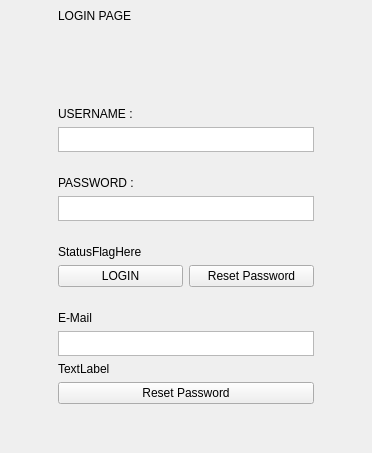
            <widget class="QWidget" name="LoginPage">
             <layout class="QGridLayout" name="gridLayout_8">
              <property name="leftMargin">
               <number>9</number>
              </property>
              <property name="topMargin">
               <number>0</number>
              </property>
              <property name="rightMargin">
               <number>9</number>
              </property>
              <property name="bottomMargin">
               <number>0</number>
              </property>
              <item row="3" column="0">
               <spacer name="horizontalSpacer_5">
                <property name="orientation">
                 <enum>Qt::Horizontal</enum>
                </property>
                <property name="sizeType">
                 <enum>QSizePolicy::Fixed</enum>
                </property>
                <property name="sizeHint" stdset="0">
                 <size>
                  <width>40</width>
                  <height>20</height>
                 </size>
                </property>
               </spacer>
              </item>
              <item row="0" column="1">
               <widget class="QWidget" name="LoginTextContainer" native="true">
                <layout class="QVBoxLayout" name="verticalLayout_6">
                 <item alignment="Qt::AlignLeft|Qt::AlignTop">
                  <widget class="QLabel" name="LoginText">
                   <property name="text">
                    <string>LOGIN PAGE</string>
                   </property>
                  </widget>
                 </item>
                </layout>
               </widget>
              </item>
              <item row="3" column="3">
               <spacer name="horizontalSpacer_6">
                <property name="orientation">
                 <enum>Qt::Horizontal</enum>
                </property>
                <property name="sizeHint" stdset="0">
                 <size>
                  <width>40</width>
                  <height>20</height>
                 </size>
                </property>
               </spacer>
              </item>
              <item row="4" column="1">
               <widget class="QWidget" name="LoginButtonContainer" native="true">
                <layout class="QGridLayout" name="gridLayout_12">
                 <item row="0" column="0">
                  <widget class="QLabel" name="LoginLabelStatus">
                   <property name="text">
                    <string>StatusFlagHere</string>
                   </property>
                  </widget>
                 </item>
                 <item row="2" column="0">
                  <widget class="QPushButton" name="LoginButton">
                   <property name="text">
                    <string>LOGIN</string>
                   </property>
                  </widget>
                 </item>
                 <item row="2" column="1">
                  <widget class="QPushButton" name="GoResetPasswordButton">
                   <property name="text">
                    <string>Reset Password</string>
                   </property>
                  </widget>
                 </item>
                </layout>
               </widget>
              </item>
              <item row="6" column="1">
               <spacer name="verticalSpacer_2">
                <property name="orientation">
                 <enum>Qt::Vertical</enum>
                </property>
                <property name="sizeType">
                 <enum>QSizePolicy::Expanding</enum>
                </property>
                <property name="sizeHint" stdset="0">
                 <size>
                  <width>20</width>
                  <height>40</height>
                 </size>
                </property>
               </spacer>
              </item>
              <item row="1" column="1">
               <spacer name="verticalSpacer_3">
                <property name="orientation">
                 <enum>Qt::Vertical</enum>
                </property>
                <property name="sizeType">
                 <enum>QSizePolicy::Preferred</enum>
                </property>
                <property name="sizeHint" stdset="0">
                 <size>
                  <width>20</width>
                  <height>60</height>
                 </size>
                </property>
               </spacer>
              </item>
              <item row="3" column="1" alignment="Qt::AlignTop">
               <widget class="QWidget" name="PasswordContainer" native="true">
                <layout class="QVBoxLayout" name="verticalLayout_8">
                 <item alignment="Qt::AlignTop">
                  <widget class="QLabel" name="PasswordLabel">
                   <property name="text">
                    <string>PASSWORD :</string>
                   </property>
                  </widget>
                 </item>
                 <item>
                  <widget class="QTextEdit" name="PasswordBox">
                   <property name="maximumSize">
                    <size>
                     <width>300</width>
                     <height>25</height>
                    </size>
                   </property>
                  </widget>
                 </item>
                </layout>
               </widget>
              </item>
              <item row="2" column="1">
               <widget class="QWidget" name="UsernameContainer" native="true">
                <property name="sizePolicy">
                 <sizepolicy hsizetype="Preferred" vsizetype="Preferred">
                  <horstretch>0</horstretch>
                  <verstretch>0</verstretch>
                 </sizepolicy>
                </property>
                <layout class="QVBoxLayout" name="verticalLayout_9">
                 <item>
                  <widget class="QLabel" name="UsernameLabel">
                   <property name="text">
                    <string>USERNAME :</string>
                   </property>
                  </widget>
                 </item>
                 <item>
                  <widget class="QTextEdit" name="UsernameBox">
                   <property name="sizePolicy">
                    <sizepolicy hsizetype="Preferred" vsizetype="Preferred">
                     <horstretch>0</horstretch>
                     <verstretch>0</verstretch>
                    </sizepolicy>
                   </property>
                   <property name="maximumSize">
                    <size>
                     <width>300</width>
                     <height>25</height>
                    </size>
                   </property>
                  </widget>
                 </item>
                </layout>
               </widget>
              </item>
              <item row="5" column="1" alignment="Qt::AlignTop">
               <widget class="QWidget" name="ResetPasswordContainer" native="true">
                <layout class="QVBoxLayout" name="verticalLayout_7">
                 <item>
                  <widget class="QLabel" name="ResetEmailLabel">
                   <property name="text">
                    <string>E-Mail</string>
                   </property>
                  </widget>
                 </item>
                 <item>
                  <widget class="QTextEdit" name="EmailBox">
                   <property name="maximumSize">
                    <size>
                     <width>300</width>
                     <height>25</height>
                    </size>
                   </property>
                  </widget>
                 </item>
                 <item>
                  <widget class="QLabel" name="ResetFlagStatus">
                   <property name="text">
                    <string>TextLabel</string>
                   </property>
                  </widget>
                 </item>
                 <item>
                  <widget class="QPushButton" name="ProcessResetPassword">
                   <property name="text">
                    <string>Reset Password</string>
                   </property>
                  </widget>
                 </item>
                </layout>
               </widget>
              </item>
             </layout>
            </widget>
